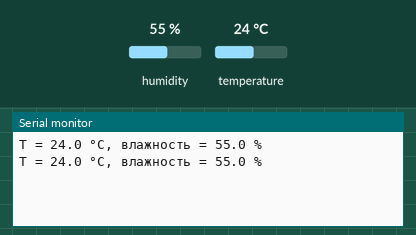
Bench run of a sketch on a simulated ESP32. Parts: the last lines printed to the serial monitor. Inputs (shaded band) come from the test bench; at power-on: humidity 55 %, temperature 24 °C.

Above: at 5.8 s.
5.9 s: humidity set to 22 %
At 8.8 s:
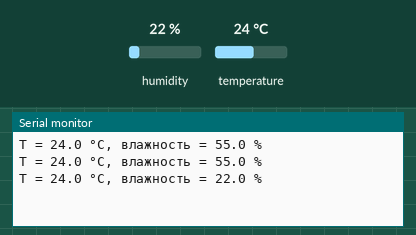
9.6 s: temperature set to 12 °C
At 10.7 s:
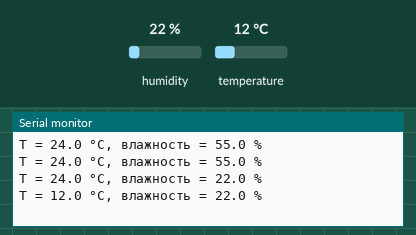
13.3 s: humidity set to 40 %
At 15.7 s:
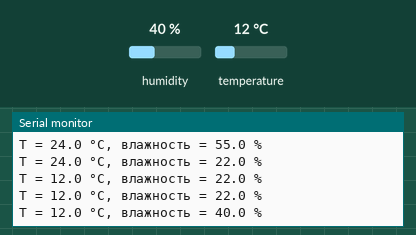
Timing chart, 0 to 17.2 s (numbered marks = the images above; inputs shaded):
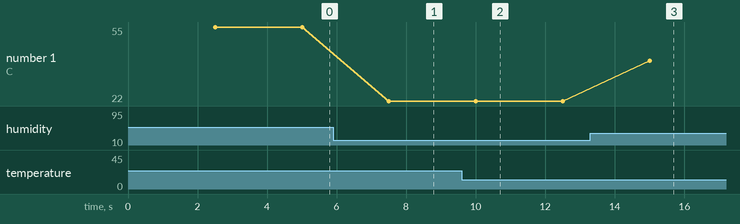

Measured:
- after the input at 5.9 s, the serial monitor: prints a new line after 1.6 s (image 1)
- after the input at 9.6 s, the serial monitor: prints a new line after 0.41 s (image 2)
- after the input at 13.3 s, the serial monitor: prints a new line after 1.7 s (image 3)
- plotted number 1: 55 → 22 after the input at 5.9 s, 22 → 40 after the input at 13.3 s

The sketch:

l15_dht22.ino
```cpp
#include <DHT.h>

const int DHT_PIN = 15;                   // DATA датчика + подтяжка 10 кОм к 3V3
const uint32_t PERIOD_MS = 2500;          // DHT22 нельзя опрашивать чаще раза в 2 с

DHT dht(DHT_PIN, DHT22);
uint32_t lastRead = 0;

void setup() {
  Serial.begin(115200);
  dht.begin();
}

void loop() {
  if (millis() - lastRead >= PERIOD_MS) {
    lastRead = millis();
    float h = dht.readHumidity();         // влажность, %
    float t = dht.readTemperature();      // температура, °C
    if (isnan(h) || isnan(t)) {           // NaN -- чтение не удалось
      Serial.println("DHT22: ошибка чтения");
    } else {
      Serial.printf("T = %.1f °C, влажность = %.1f %%\n", t, h);
    }
  }
}
```
